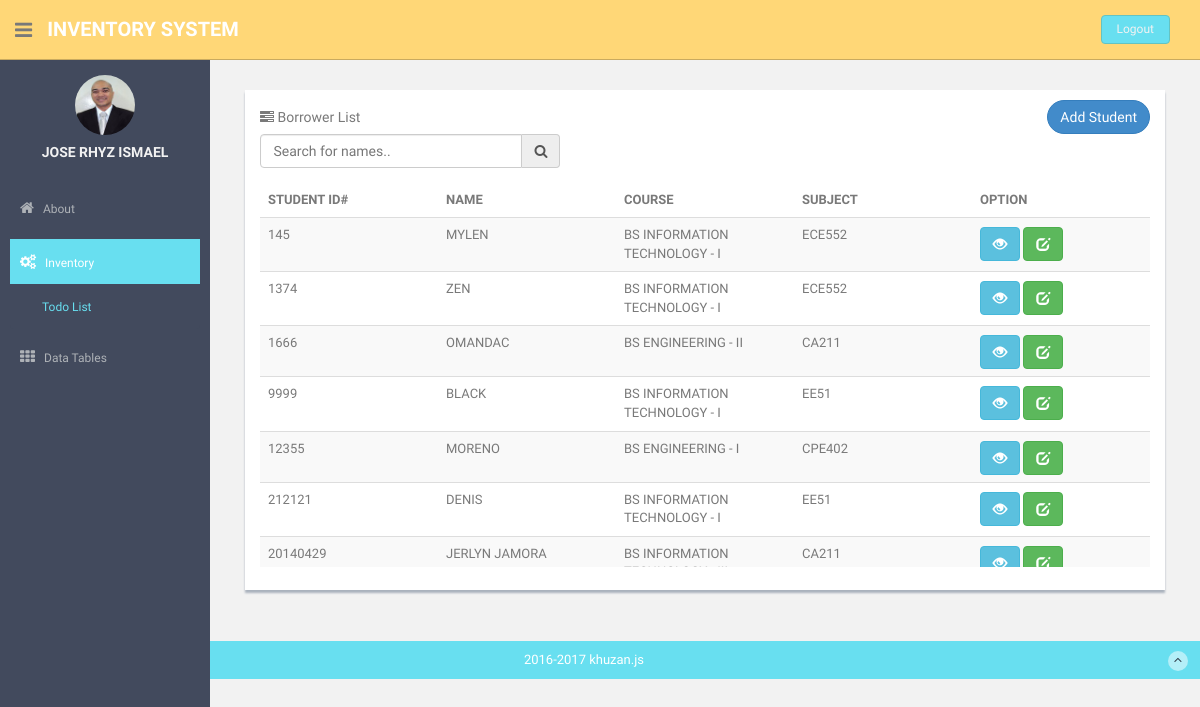
The app's page /todo_list.php, older data.
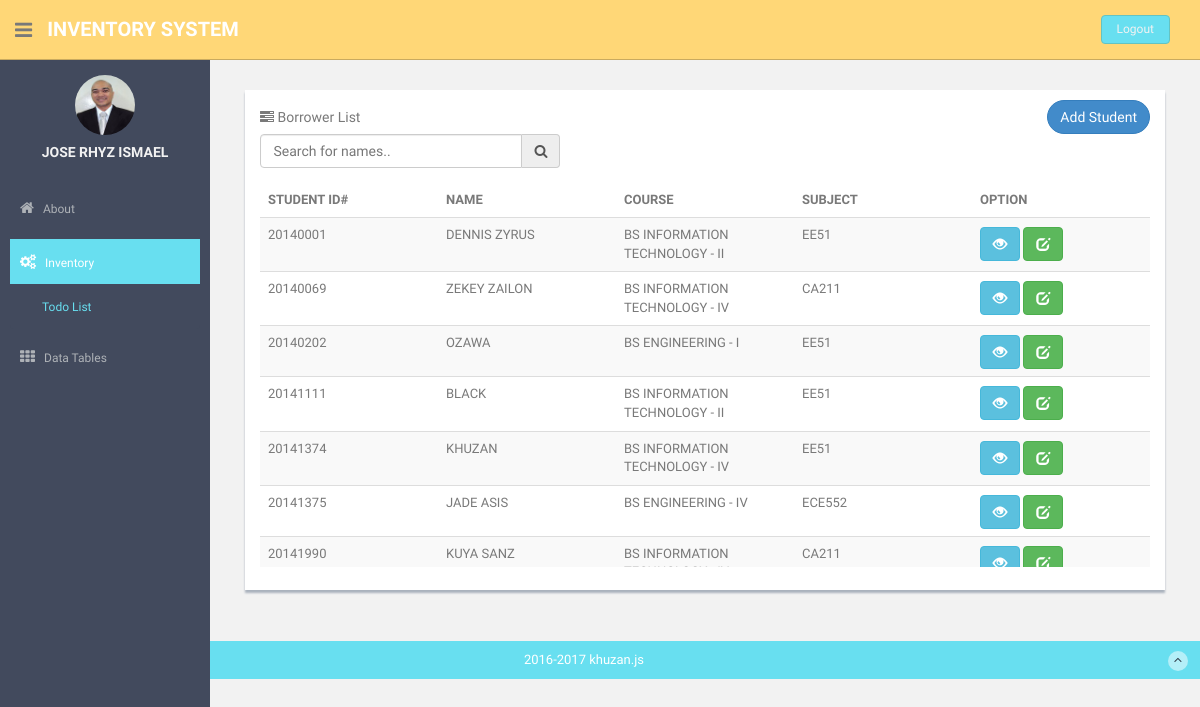
The same page, newer data.
### tables this page shows
CREATE TABLE IF NOT EXISTS `borrower` (
  `id` int(11) NOT NULL AUTO_INCREMENT,
  `name` varchar(50) NOT NULL,
  `course` varchar(50) NOT NULL,
  `subject` varchar(50) NOT NULL,
  PRIMARY KEY (`id`)
);

### functions/function.php (called while the page is built, shortened)
<?php
	function connect(){
		$db = new PDO("mysql:host=localhost;dbname=inventory_system","root","");
		return $db;
	}
  	function getinfo(){
  	$db = connect();
	$sth = $db->prepare("SELECT * From borrower order by id");
	$sth->execute();
	$results = $sth->fetchAll(PDO::FETCH_OBJ);
	return $results;
  	}
 ?>

### todo_list.php (the view, shortened to what the changed rows need)
<!DOCTYPE html>
<?php
	include "functions/function.php";
 ?>
<html lang="en">
  <head>
    <link href="assets/css/bootstrap.css" rel="stylesheet">
    <link href="assets/font-awesome/css/font-awesome.css" rel="stylesheet" />
    <link href="assets/css/style.css" rel="stylesheet">
    <link href="assets/css/style-responsive.css" rel="stylesheet">
    <link rel="stylesheet" href="assets/css/to-do.css">
		<link href="css/mycss.css" rel="stylesheet">
  </head>
  <body>
  <section id="container" >
      <section id="main-content">
          <section class="wrapper">
              <div class="row mt mb">
                  <div class="col-md-12">
                      <section class="task-panel tasks-widget task-css">
                          <div class="panel-body">
                              <div class="task-content">
                                <table class="table table-scroll table-striped" id="myTable">
                                  <thead>
                                    <tr>
                                      <th >STUDENT ID#</th>
                                      <th >NAME</th>
                                      <th >COURSE</th>
                                      <th >SUBJECT</th>
                                      <th >OPTION</th>
                                    </tr>
                                  </thead>
                                  <tbody>
                                  <?php foreach (getinfo() as $g):?>
                                    <tr>
                                      <td ><?php echo $g->id; ?></td>
                                      <td ><?php echo $g->name; ?></td>
                                      <td ><?php echo $g->course; ?></td>
                                      <td ><?php echo $g->subject; ?></td>
                                      <td>
                                        <button title="View items" data-id ="<?php echo $g->id;?>" name="view_data" class="btn btn-info btn-md view glyphicon glyphicon-eye-open" data-toggle="modal" data-target="#myModal"></button>
                                        <button title="Update" name="update" data-id="<?php echo $g->id;?>" class="btn btn-success btn-md update glyphicon glyphicon-edit" data-toggle="modal" data-target="#updateModal"></button>
                                      </td>
                                    </tr>
                                    <?php endforeach;?>
                                  </tbody>
                                </table>
                              </div>
                          </div>
                      </section>
                  </div>
              </div>
		</section><! --/wrapper -->
      </section>
  </section>
  </body>
</html>

Row changes from the older to the newer data that the page shows:
removed borrower: id "145", name "MYLEN", course "BS INFORMATION TECHNOLOGY - I", subject "ECE552"
removed borrower: id "1374", name "ZEN", course "BS INFORMATION TECHNOLOGY - I", subject "ECE552"
removed borrower: id "1666", name "OMANDAC", course "BS ENGINEERING - II", subject "CA211"
removed borrower: id "9999", name "BLACK", course "BS INFORMATION TECHNOLOGY - I", subject "EE51"
removed borrower: id "12355", name "MORENO", course "BS ENGINEERING - I", subject "CPE402"
removed borrower: id "212121", name "DENIS", course "BS INFORMATION TECHNOLOGY - I", subject "EE51"
removed borrower: id "20140429", name "JERLYN JAMORA", course "BS INFORMATION…", subject "CA211"
added borrower: id "20140001", name "DENNIS ZYRUS", course "BS INFORMATION TECHNOLOGY - II", subject "EE51"
added borrower: id "20140069", name "ZEKEY ZAILON", course "BS INFORMATION TECHNOLOGY - IV", subject "CA211"
added borrower: id "20140202", name "OZAWA", course "BS ENGINEERING - I", subject "EE51"
added borrower: id "20141111", name "BLACK", course "BS INFORMATION TECHNOLOGY - II", subject "EE51"
added borrower: id "20141374", name "KHUZAN", course "BS INFORMATION TECHNOLOGY - IV", subject "EE51"
added borrower: id "20141375", name "JADE ASIS", course "BS ENGINEERING - IV", subject "ECE552"
added borrower: id "20141990", name "KUYA SANZ", course "BS INFORMATION…", subject "CA211"
